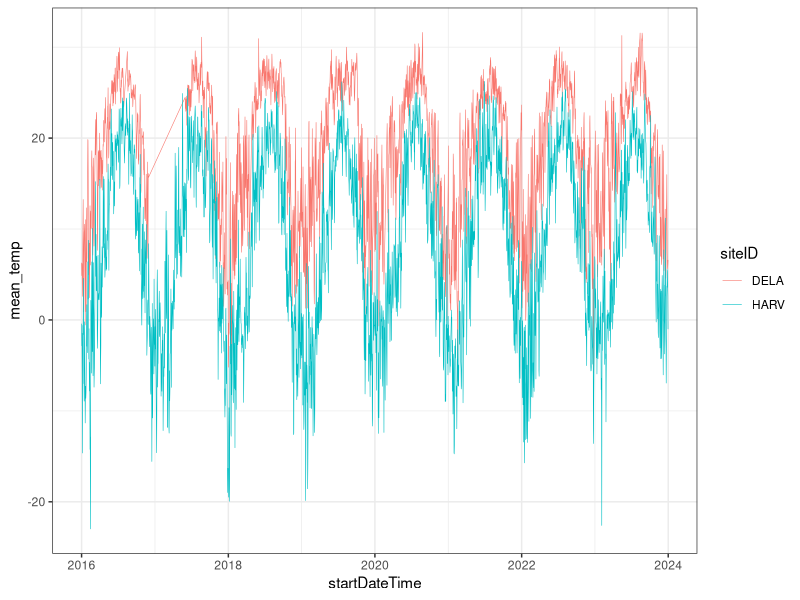
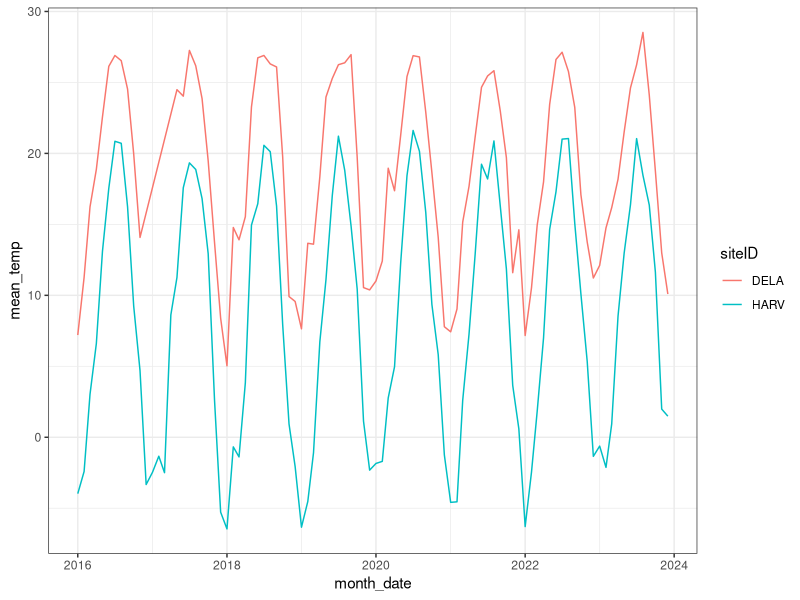
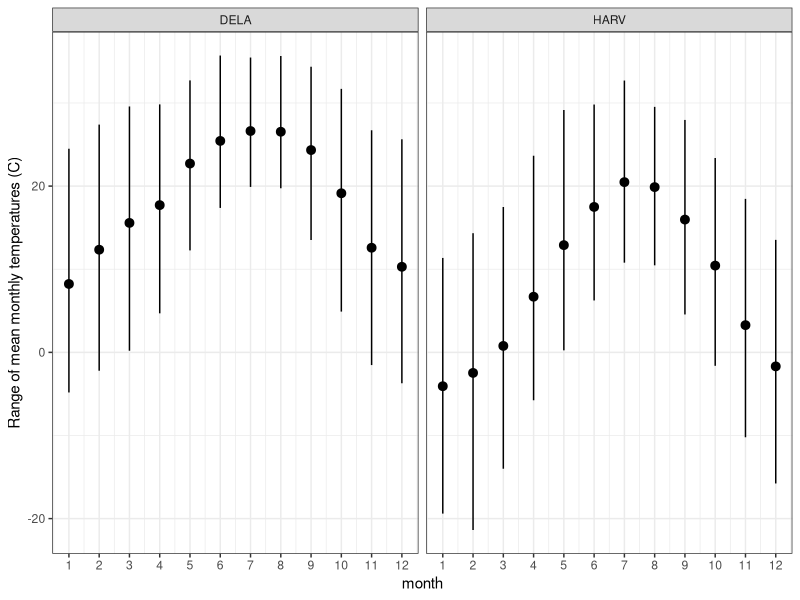
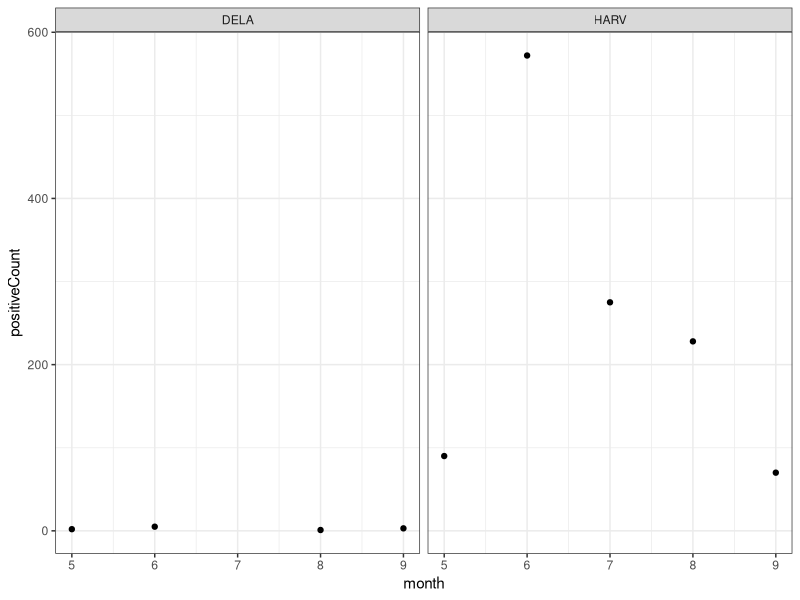
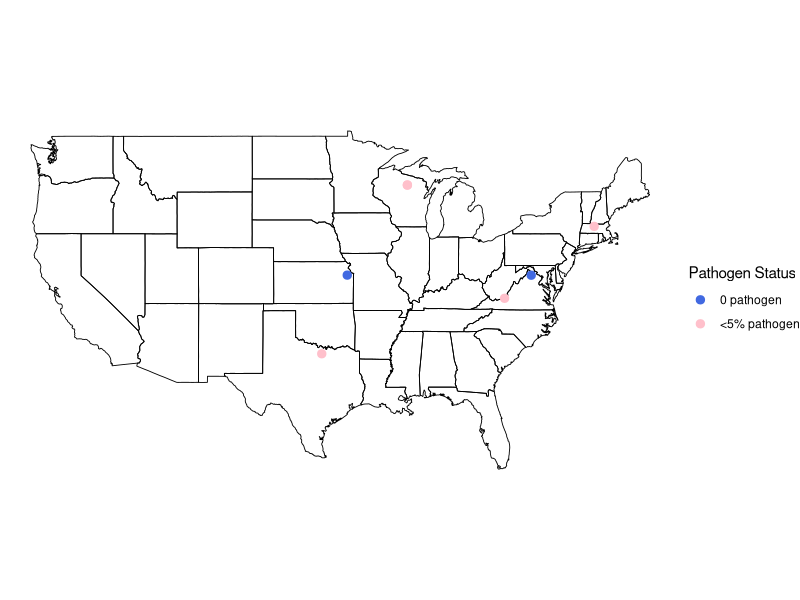

Here is the R script that generated these plots, in order:
## ---- chunk 1

#install.packages("tidyverse")
#install.packages("here")

library(tidyverse)
library(here)

## ---- chunk 2

# Import Data

daily_temperature_data <- read_csv(here("data","processed","daily_temp_data.csv"))

monthly_temperature_data <- read_csv(here("data", "processed", "monthly_temp_data.csv"))

## ---- chunk 3

monthly_temperature_data <- monthly_temperature_data %>% 
  mutate(month_date = make_date(year, month))

## ---- chunk 4

ggplot(
  data = daily_temperature_data,
  aes(
    x = startDateTime, 
    y = mean_temp,
    color = siteID) 
  ) +
  geom_line(size = 0.2) +
theme_bw()

## ---- chunk 5

ggplot(
  data = monthly_temperature_data,
  aes(
    x = month_date, 
    y = mean_temp,
    color = siteID) 
  ) +
  geom_line(size = 0.5) +
theme_bw()

## ---- chunk 6

# Summarize and group monthly temperature data

monthly_temp_range <- monthly_temperature_data |>
  group_by(siteID, month) |>
  summarize(
    mean = mean(mean_temp, na.rm = TRUE),
    max = mean(max_temp, na.rm = TRUE),
    min = mean(min_temp, na.rm = TRUE)
  )

ggplot(
  monthly_temp_range,
  aes(
    x = month,
    y = mean
  )) +
geom_pointrange(
  aes(
    ymin = min,
    ymax = max
  )
) +
  facet_wrap(~siteID) +
  labs(y = "Range of mean monthly temperatures (C)") +
  scale_x_continuous(limits = c(1, 12),
                     breaks = seq(1, 12, 1)) +
  theme_bw()

## ---- chunk 7

pathogen_status_data <- read_csv(here("data","processed","pathogen_status_data.csv"))

## ---- chunk 8

positive_pathogen <- pathogen_status_data %>% 
  filter(testResult == "Positive")

#confusion on what "HardTick DNA Quality" in the "testPathogenName" column means and wondering if we can filter it out since it doesn't seem like that is a pathogen

# KF: Yes, I think you want to omit it; it is a quality control indicator column

## ---- chunk 9

# Tick Count Graph

daily_positive_pathogen <- positive_pathogen |>
  mutate(
    month = month(collectDate)
  ) |>
  group_by(siteID, month) |>
  summarize(
    positiveCount = n()
  )

ggplot(
  data = daily_positive_pathogen,
  aes(
    x = month, 
    y = positiveCount) 
  ) +
  geom_point() +
  facet_wrap(~siteID) +
theme_bw()

## ---- chunk 10

## Load Packages
#install.packages("maps")
library(here)
library(tidyverse)
library(maps)

## Read in metadata for all NEON sites
sites_all <- read_csv(here("data", "raw", "NEON_Field_Site_Metadata_20210226_0.csv")) %>%
  select(domainID:colocated_site, latitude:longitude, state:country)

## Read in pathogen positive proportion data (monthly)
monthly_pathogens <- read_csv(here("data","processed","monthly_pathogen_count.csv"))

## Define the list of our project's sites
mySites <- monthly_pathogens %>%
  distinct(siteID) %>%
  pull(siteID)
  
## Subset "sites" object for our project's sites
sites <- sites_all %>%
  filter(siteID %in% mySites) %>%
  arrange(siteID)

## List state names of our sites
myStates <- as.character(sites$state)

## Add pathogen info per site
site_summary <- monthly_pathogens %>%
  group_by(siteID) %>%
  summarize(
    average = mean(positiveProportion)
  )

## Join summary-site and create categories of prevalence
sites_plot <- sites %>%
  left_join(site_summary, by = "siteID")

sites_plot <- sites_plot %>%
  mutate(category = case_when(
    average == 0.00 ~ "0 pathogen",
    average < 0.05 ~ "<5% pathogen",
    average >= 0.05 ~ "≥5% pathogen"
  ))

## get US map with state boundaries
us_states <- map_data("state")

## ---- chunk 11

## Map our sites
ggplot() +
  # US state outlines
  geom_polygon(data = us_states,
               aes(x = long, y = lat, group = group),
               fill = NA,
               color = "black",
               linewidth = 0.3) +
  # Site points
  geom_point(data = sites_plot,
             aes(x = longitude, y = latitude,
                 color = category),
             size = 2.5) +
  # Assign Colors to Category
  scale_color_manual(values = c("royalblue","pink","maroon"),
                     labels = c("0 pathogen","<5% pathogen","≥5% pathogen")) +
  coord_fixed(1.3) +
  theme_void() +
  labs(color = "Pathogen Status")
